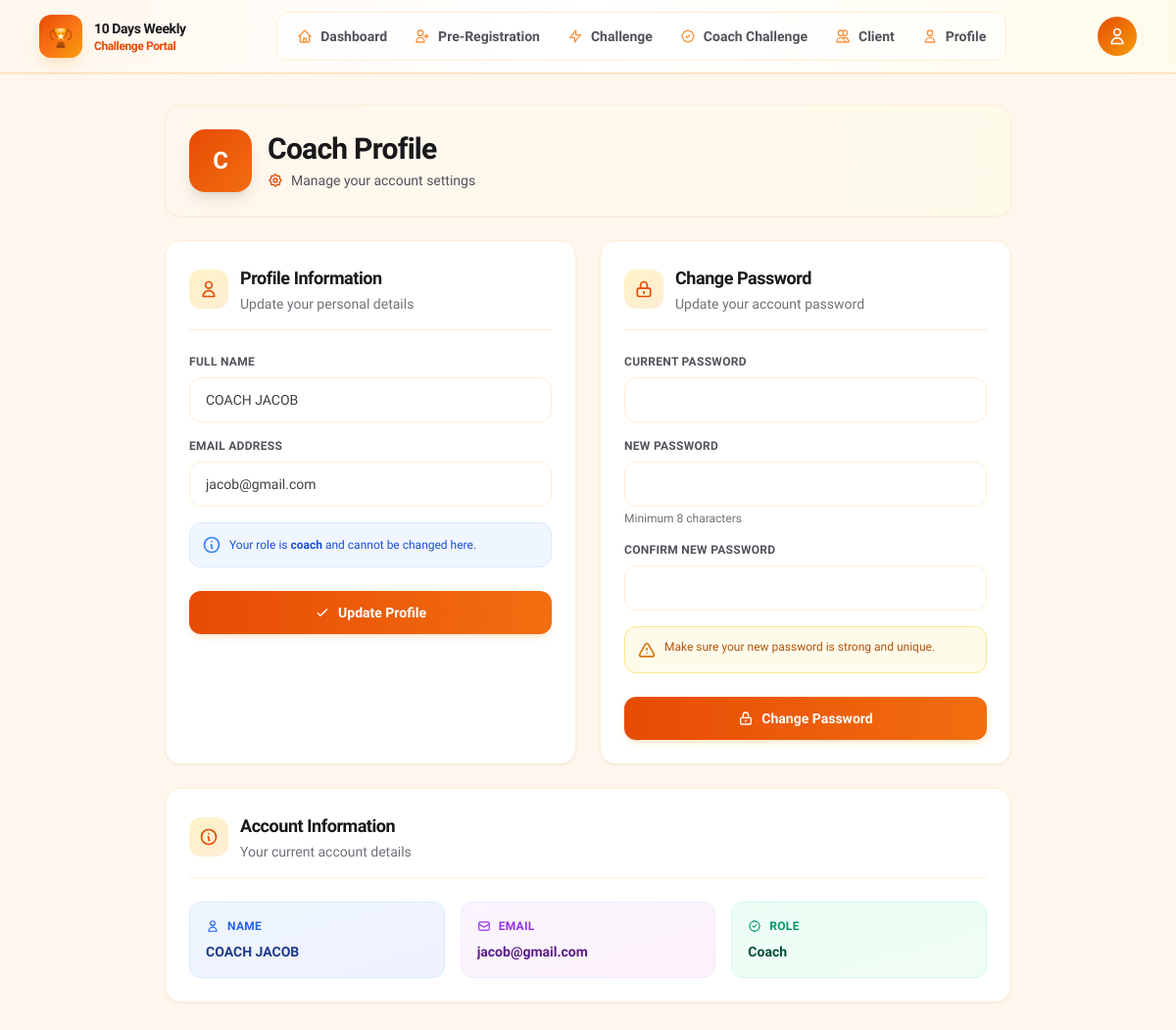
Screenshot of /coach/profile.php (signed in) with the database file from the repository.
### tables this page shows
CREATE TABLE IF NOT EXISTS users (
  id INT UNSIGNED NOT NULL AUTO_INCREMENT,
  name VARCHAR(100) NOT NULL,
  email VARCHAR(190) NOT NULL,
  role ENUM('coach','admin') NOT NULL,
  password_hash VARCHAR(255) NOT NULL,
  is_active TINYINT(1) NOT NULL DEFAULT 1,
  created_at TIMESTAMP NOT NULL DEFAULT CURRENT_TIMESTAMP,
  updated_at TIMESTAMP NOT NULL DEFAULT CURRENT_TIMESTAMP ON UPDATE CURRENT_TIMESTAMP,
  PRIMARY KEY (id),
  UNIQUE KEY uniq_users_email (email)
);

### app/helpers.php (called while the page is built, shortened)
<?php
function app_config($key, $default = null)
{
    $config = isset($GLOBALS['app_config']) ? $GLOBALS['app_config'] : [];
    $segments = explode('.', (string) $key);
    $value = $config;
    foreach ($segments as $segment) {
        $value = $value[$segment];
    }
    return $value;
}
function h($value)
{
    return htmlspecialchars((string) $value, ENT_QUOTES, 'UTF-8');
}

### app/db.php (called while the page is built)
<?php
function db()
{
    static $pdo;
    if ($pdo instanceof PDO) {
        return $pdo;
    }
    $host = (string) app_config('db.host');
    $port = (int) app_config('db.port');
    $database = (string) app_config('db.database');
    $username = (string) app_config('db.username');
    $password = (string) app_config('db.password');
    $charset = (string) app_config('db.charset', 'utf8mb4');
    $dsn = 'mysql:host=' . $host . ';port=' . $port . ';dbname=' . $database . ';charset=' . $charset;
    $pdo = new PDO($dsn, $username, $password, [
        PDO::ATTR_ERRMODE => PDO::ERRMODE_EXCEPTION,
        PDO::ATTR_DEFAULT_FETCH_MODE => PDO::FETCH_ASSOC,
    ]);
    return $pdo;
}
function db_has_column($table, $column)
{
    try {
        $database = (string) app_config('db.database');
        $stmt = db()->prepare('SELECT COUNT(*) AS c FROM information_schema.COLUMNS WHERE TABLE_SCHEMA = ? AND TABLE_NAME = ? AND COLUMN_NAME = ?');
        $stmt->execute([$database, (string) $table, (string) $column]);
        $row = $stmt->fetch();
        return $row ? ((int) $row['c'] > 0) : false;
    } catch (Throwable $e) {
        return false;
    }
}

### app/auth.php (called while the page is built, shortened)
<?php
function auth_user()
{
    $select = 'SELECT id, name, email, role' . (db_has_column('users', 'is_active') ? ', is_active' : '') . ' FROM users WHERE id = ? LIMIT 1';
    $stmt = db()->prepare($select);
    $stmt->execute([$_SESSION['user_id']]);
    $user = $stmt->fetch();
    return $user ?: null;
}

### coach/profile.php (the view, shortened to what this page needs)
<?php
require __DIR__ . '/../partials/layout_top.php';
require __DIR__ . '/../partials/nav.php';
?>
<main class="mx-auto max-w-4xl px-4 py-8">
    <div class="mb-6 rounded-2xl border border-orange-100 bg-gradient-to-r from-orange-50 to-amber-50 p-6 shadow-sm">
        <div class="flex items-center gap-4">
            <div class="flex h-16 w-16 flex-shrink-0 items-center justify-center rounded-2xl bg-gradient-to-br from-molten to-pumpkin text-white font-bold text-2xl shadow-lg">
                <?= strtoupper(substr($user['name'] ?? 'C', 0, 1)) ?>
            </div>
            <div>
                <h1 class="text-3xl font-extrabold tracking-tight text-zinc-900">Coach Profile</h1>
                <p class="mt-1 flex items-center gap-2 text-sm text-zinc-600">
                    Manage your account settings
                </p>
            </div>
        </div>
    </div>
    <div class="grid grid-cols-1 gap-6 lg:grid-cols-2">
        <div class="rounded-2xl border border-orange-100 bg-white p-6 shadow-sm">
            <div class="flex items-center gap-3 pb-4 border-b border-orange-100">
                <div class="flex h-10 w-10 items-center justify-center rounded-xl bg-gradient-to-br from-amber-100 to-orange-100">
                    <svg class="h-5 w-5 text-molten" fill="none" stroke="currentColor" stroke-width="2" viewBox="0 0 24 24">
                        <path stroke-linecap="round" stroke-linejoin="round" d="M16 7a4 4 0 11-8 0 4 4 0 018 0zM12 14a7 7 0 00-7 7h14a7 7 0 00-7-7z"/>
                    </svg>
                </div>
                <div>
                    <div class="text-lg font-extrabold tracking-tight text-zinc-900">Profile Information</div>
                    <div class="mt-0.5 text-sm text-zinc-500">Update your personal details</div>
                </div>
            </div>
            <form method="post" class="mt-6 space-y-4">
                <div>
                    <label class="block text-xs font-bold uppercase tracking-wide text-zinc-600">Full Name</label>
                    <input type="text" name="name" value="<?= h($user['name'] ?? '') ?>" class="mt-2 block w-full rounded-xl border border-orange-100 bg-white px-4 py-3 text-sm text-zinc-700 transition focus:border-molten focus:outline-none focus:ring-2 focus:ring-orange-200" required />
                </div>
                <div>
                    <label class="block text-xs font-bold uppercase tracking-wide text-zinc-600">Email Address</label>
                    <input type="email" name="email" value="<?= h($user['email'] ?? '') ?>" class="mt-2 block w-full rounded-xl border border-orange-100 bg-white px-4 py-3 text-sm text-zinc-700 transition focus:border-molten focus:outline-none focus:ring-2 focus:ring-orange-200" required />
                </div>
                <div class="flex items-center gap-2 rounded-xl bg-blue-50 border border-blue-100 p-3">
                    <svg class="h-5 w-5 flex-shrink-0 text-blue-500" fill="none" stroke="currentColor" stroke-width="2" viewBox="0 0 24 24">
                        <path stroke-linecap="round" stroke-linejoin="round" d="M13 16h-1v-4h-1m1-4h.01M21 12a9 9 0 11-18 0 9 9 0 0118 0z"/>
                    </svg>
                    <p class="text-xs text-blue-700">Your role is <strong><?= h($user['role'] ?? 'coach') ?></strong> and cannot be changed here.</p>
                </div>
                <div class="pt-2">
                    <button type="submit" class="inline-flex w-full items-center justify-center gap-2 rounded-xl bg-gradient-to-r from-molten to-pumpkin px-6 py-3 text-sm font-bold text-white shadow-md shadow-orange-200/50 transition hover:shadow-lg hover:scale-[1.02] active:scale-[0.98]">
                        <svg class="h-4 w-4" fill="none" stroke="currentColor" stroke-width="2" viewBox="0 0 24 24">
                            <path stroke-linecap="round" stroke-linejoin="round" d="M5 13l4 4L19 7"/>
                        </svg>
                        Update Profile
                    </button>
                </div>
            </form>
        </div>
        <div class="rounded-2xl border border-orange-100 bg-white p-6 shadow-sm">
            <div class="flex items-center gap-3 pb-4 border-b border-orange-100">
                <div class="flex h-10 w-10 items-center justify-center rounded-xl bg-gradient-to-br from-amber-100 to-orange-100">
                    <svg class="h-5 w-5 text-molten" fill="none" stroke="currentColor" stroke-width="2" viewBox="0 0 24 24">
                        <path stroke-linecap="round" stroke-linejoin="round" d="M12 15v2m-6 4h12a2 2 0 002-2v-6a2 2 0 00-2-2H6a2 2 0 00-2 2v6a2 2 0 002 2zm10-10V7a4 4 0 00-8 0v4h8z"/>
                    </svg>
                </div>
                <div>
                    <div class="text-lg font-extrabold tracking-tight text-zinc-900">Change Password</div>
                    <div class="mt-0.5 text-sm text-zinc-500">Update your account password</div>
                </div>
            </div>
            <form method="post" class="mt-6 space-y-4">
                <div>
                    <label class="block text-xs font-bold uppercase tracking-wide text-zinc-600">Current Password</label>
                    <input type="password" name="current_password" class="mt-2 block w-full rounded-xl border border-orange-100 bg-white px-4 py-3 text-sm text-zinc-700 transition focus:border-molten focus:outline-none focus:ring-2 focus:ring-orange-200" required />
                </div>
                <div>
                    <label class="block text-xs font-bold uppercase tracking-wide text-zinc-600">New Password</label>
                    <input type="password" name="new_password" class="mt-2 block w-full rounded-xl border border-orange-100 bg-white px-4 py-3 text-sm text-zinc-700 transition focus:border-molten focus:outline-none focus:ring-2 focus:ring-orange-200" required />
                    <p class="mt-1 text-xs text-zinc-500">Minimum 8 characters</p>
                </div>
                <div>
                    <label class="block text-xs font-bold uppercase tracking-wide text-zinc-600">Confirm New Password</label>
                    <input type="password" name="confirm_password" class="mt-2 block w-full rounded-xl border border-orange-100 bg-white px-4 py-3 text-sm text-zinc-700 transition focus:border-molten focus:outline-none focus:ring-2 focus:ring-orange-200" required />
                </div>
                <div class="flex items-start gap-2 rounded-xl bg-amber-50 border border-amber-200 p-3">
                    <p class="text-xs text-amber-700">Make sure your new password is strong and unique.</p>
                </div>
                <div class="pt-2">
                    <button type="submit" class="inline-flex w-full items-center justify-center gap-2 rounded-xl bg-gradient-to-r from-molten to-pumpkin px-6 py-3 text-sm font-bold text-white shadow-md shadow-orange-200/50 transition hover:shadow-lg hover:scale-[1.02] active:scale-[0.98]">
                        <svg class="h-4 w-4" fill="none" stroke="currentColor" stroke-width="2" viewBox="0 0 24 24">
                            <path stroke-linecap="round" stroke-linejoin="round" d="M12 15v2m-6 4h12a2 2 0 002-2v-6a2 2 0 00-2-2H6a2 2 0 00-2 2v6a2 2 0 002 2zm10-10V7a4 4 0 00-8 0v4h8z"/>
                        </svg>
                        Change Password
                    </button>
                </div>
            </form>
        </div>
    </div>
    <div class="mt-6 rounded-2xl border border-orange-100 bg-white p-6 shadow-sm">
        <div class="flex items-center gap-3 pb-4 border-b border-orange-100">
            <div class="flex h-10 w-10 items-center justify-center rounded-xl bg-gradient-to-br from-amber-100 to-orange-100">
                <svg class="h-5 w-5 text-molten" fill="none" stroke="currentColor" stroke-width="2" viewBox="0 0 24 24">
                    <path stroke-linecap="round" stroke-linejoin="round" d="M13 16h-1v-4h-1m1-4h.01M21 12a9 9 0 11-18 0 9 9 0 0118 0z"/>
                </svg>
            </div>
            <div>
                <div class="text-lg font-extrabold tracking-tight text-zinc-900">Account Information</div>
                <div class="mt-0.5 text-sm text-zinc-500">Your current account details</div>
            </div>
        </div>
        <div class="mt-6 grid grid-cols-1 gap-4 sm:grid-cols-3">
            <div class="rounded-xl border border-blue-100 bg-gradient-to-br from-blue-50 to-indigo-50 p-4">
                <div class="flex items-center gap-2 text-xs font-bold uppercase tracking-wide text-blue-600">
                    <svg class="h-3.5 w-3.5" fill="none" stroke="currentColor" stroke-width="2" viewBox="0 0 24 24">
                        <path stroke-linecap="round" stroke-linejoin="round" d="M16 7a4 4 0 11-8 0 4 4 0 018 0zM12 14a7 7 0 00-7 7h14a7 7 0 00-7-7z"/>
                    </svg>
                    Name
                </div>
                <div class="mt-2 text-sm font-bold text-blue-900"><?= h($user['name'] ?? 'N/A') ?></div>
            </div>
            <div class="rounded-xl border border-purple-100 bg-gradient-to-br from-purple-50 to-pink-50 p-4">
                <div class="flex items-center gap-2 text-xs font-bold uppercase tracking-wide text-purple-600">
                    <svg class="h-3.5 w-3.5" fill="none" stroke="currentColor" stroke-width="2" viewBox="0 0 24 24">
                        <path stroke-linecap="round" stroke-linejoin="round" d="M3 8l7.89 5.26a2 2 0 002.22 0L21 8M5 19h14a2 2 0 002-2V7a2 2 0 00-2-2H5a2 2 0 00-2 2v10a2 2 0 002 2z"/>
                    </svg>
                    Email
                </div>
                <div class="mt-2 text-sm font-bold text-purple-900 truncate"><?= h($user['email'] ?? 'N/A') ?></div>
            </div>
            <div class="rounded-xl border border-emerald-100 bg-gradient-to-br from-emerald-50 to-green-50 p-4">
                <div class="flex items-center gap-2 text-xs font-bold uppercase tracking-wide text-emerald-600">
                    Role
                </div>
                <div class="mt-2 text-sm font-bold text-emerald-900 capitalize"><?= h($user['role'] ?? 'coach') ?></div>
            </div>
        </div>
    </div>
</main>
<?php require __DIR__ . '/../partials/layout_bottom.php'; ?>

### rows the page displays
users: name "C", name "COACH JACOB", email "jacob@gmail.com", role "coach", role "Coach"

### other values shown
$item[0] "Dashboard"
$item[0] "Pre-Registration"
$item[0] "Challenge"
$item[0] "Coach Challenge"
$item[0] "Client"
$item[0] "Profile"
